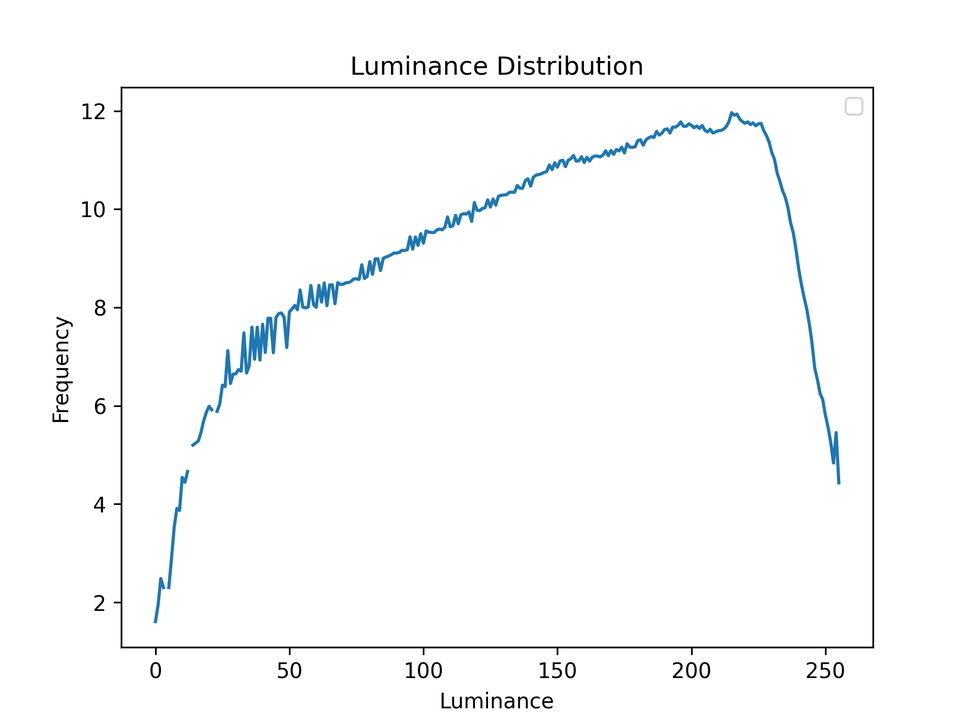
#> input picture sketching/lab_luminance/MF_KuPL_380_0001.png, 970 x 727 px, shrunk from 1920 x 1440 before the run, given in place of MF_KuPL_380_0001.tif, which was not available
$ python sketch.py
#> lines starting #> are read from the running program, lines starting #| are printed output that depends on the picture; pictures that were not available may be replaced by others from this repository, and a replacement may not be noted
# %%

from PIL import Image, ImageFilter
import matplotlib.pyplot as plt
import numpy as np
from scipy.ndimage import median_filter
import pandas as pd
import cv2

image = cv2.imread("/home/service/sda3/alte_karten/data/original/MF_KuPL_380_0001.tif")
#> image is the input picture: shape (727, 970, 3); mean B, G, R 251.2, 250.6, 249.7


hsv = cv2.cvtColor(image, cv2.COLOR_BGR2HSV)
#> hsv: shape (727, 970, 3); mean H, S, V 1.7, 2, 251.2
hues, saturations, values = cv2.split(hsv)
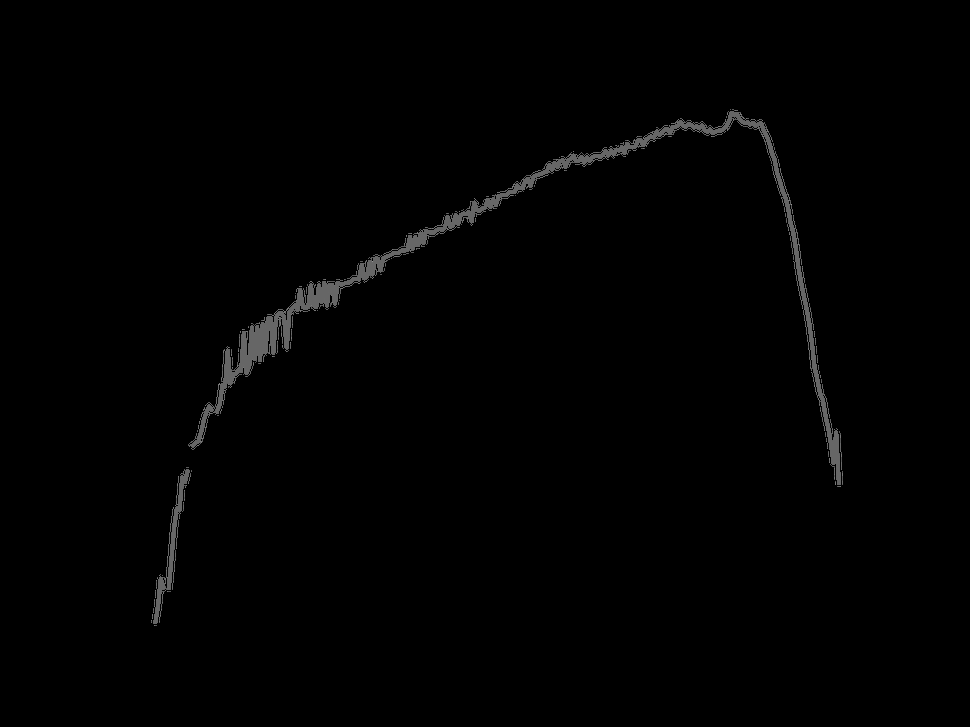
#> hues: shape (727, 970); min 0, max 150, mean 1.7


# make hue distribution
hue_distribution = np.bincount(hues.flatten(), minlength=180)[:180]
#> hue_distribution = 180 values, max 693467 at index 0, min 0 at index 1, mean 3917.7


# Plot the histogram
plt.hist(hues.flatten(), bins=180, color="gray", edgecolor="none")
# plt.plot(hue_distribution, color='tomato')
# plt.ylim(0, 1500000)
plt.xlabel("Hue")
plt.ylabel("Frequency")
# %%
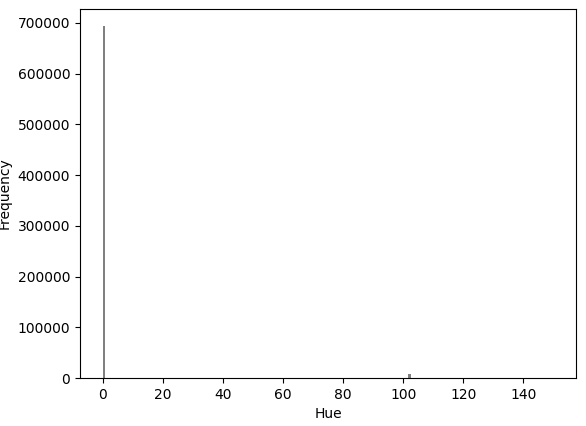
#> figure drawn by matplotlib, 1 panel; tallest bar 693467 high, from x = 5.55e-17 to 0.833

$ run again, with sketching/lab_luminance/28_6404_4_fbg.png copied over sketching/lab_luminance/MF_KuPL_380_0001.png
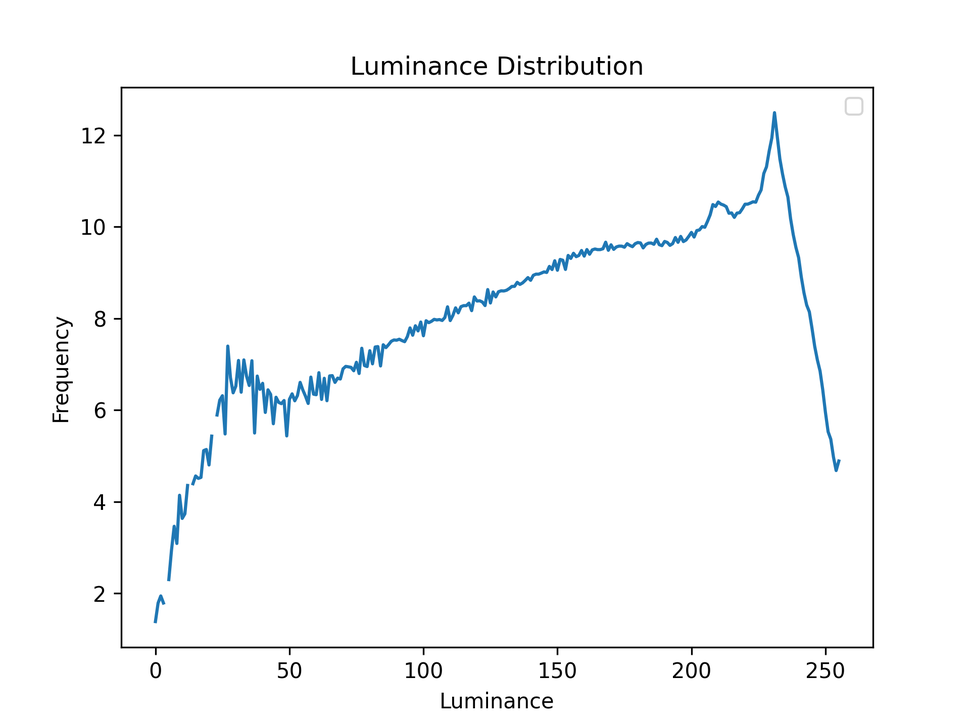
#> input picture sketching/lab_luminance/28_6404_4_fbg.png, 970 x 727 px, shrunk from 1920 x 1440 before the run, given in place of MF_KuPL_380_0001.tif, which was not available
#> image is the input picture: shape (727, 970, 3); mean B, G, R 251.1, 250.5, 249.5
#> hsv: shape (727, 970, 3); mean H, S, V 1.9, 2.2, 251.1
#> `hues, saturations, values = cv2.split(hsv)`:
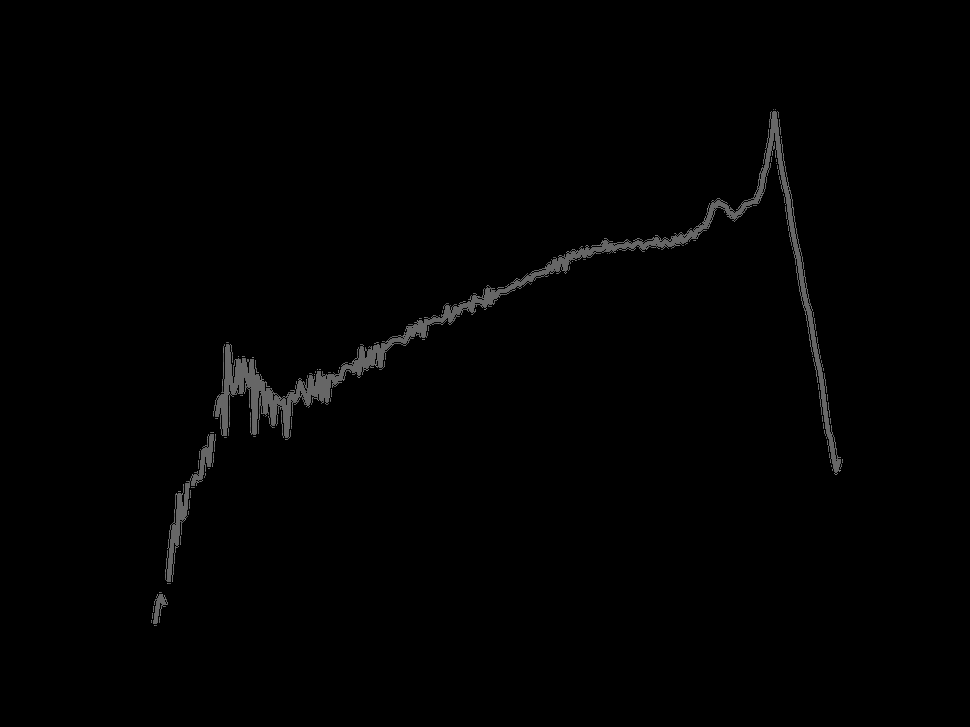
#> hues: shape (727, 970); min 0, max 150, mean 1.9
#> hue_distribution = 180 values, max 692402 at index 0, min 0 at index 1, mean 3917.7

$ run again, with sketching/lab_luminance/28_6506_4_fbg.png copied over sketching/lab_luminance/MF_KuPL_380_0001.png
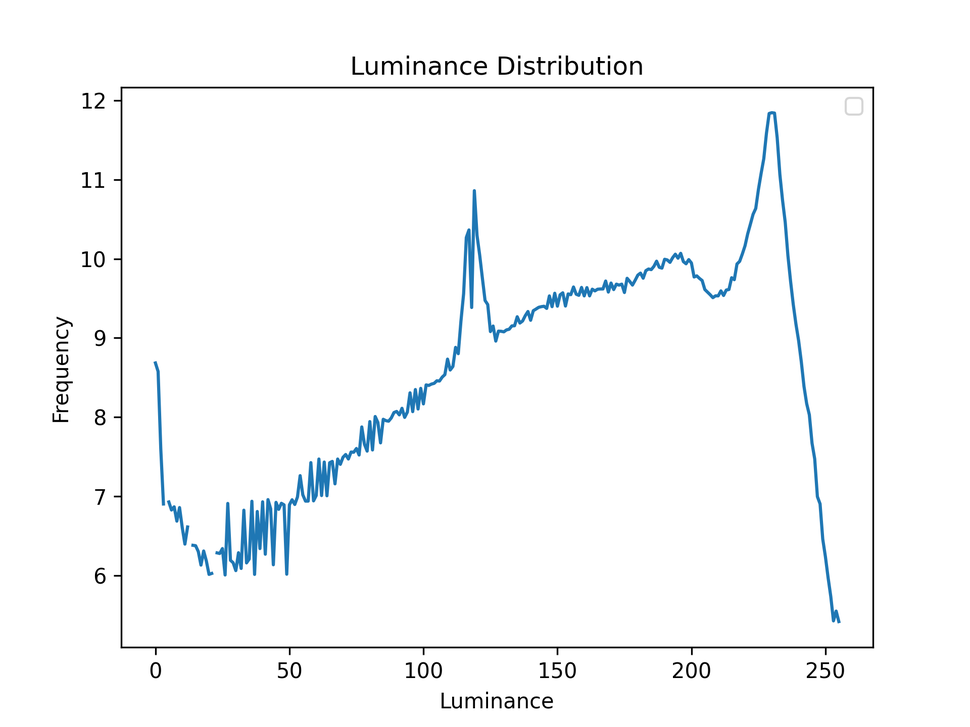
#> input picture sketching/lab_luminance/28_6506_4_fbg.png, 970 x 727 px, shrunk from 1920 x 1440 before the run, given in place of MF_KuPL_380_0001.tif, which was not available
#> image is the input picture: shape (727, 970, 3); mean B, G, R 250.7, 249.7, 248.3
#> hsv: shape (727, 970, 3); mean H, S, V 2.7, 3.2, 250.7
#> `hues, saturations, values = cv2.split(hsv)`:
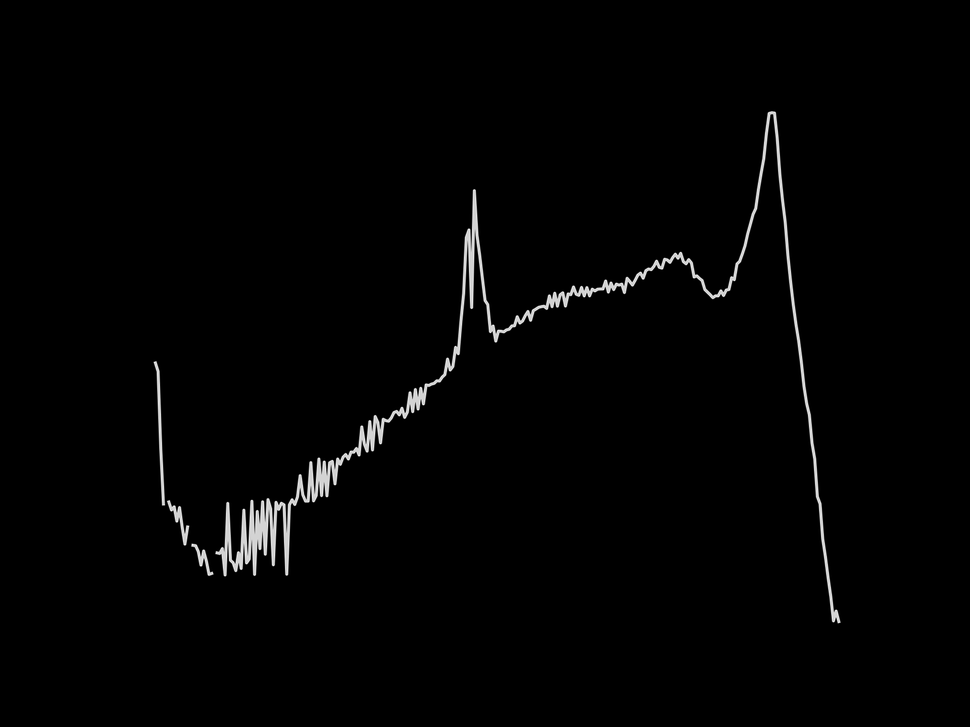
#> saturations: shape (727, 970); min 0, max 254, mean 3.2
#> hue_distribution = 180 values, max 686568 at index 0, min 0 at index 1, mean 3917.7
#> `# %%`:
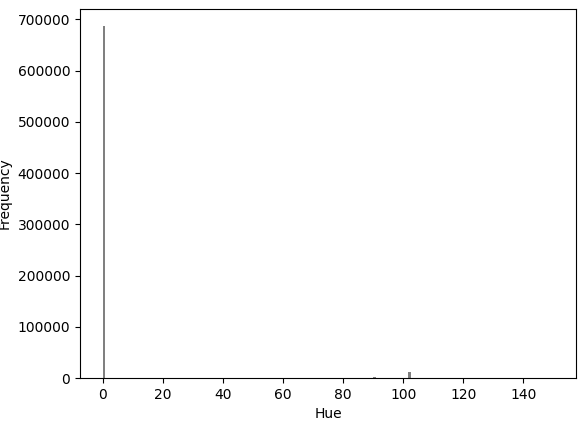
#> figure drawn by matplotlib, 1 panel; tallest bar 686568 high, from x = 5.55e-17 to 0.833

$ run again, with sketching/lab_luminance/28_6605_D.png copied over sketching/lab_luminance/MF_KuPL_380_0001.png
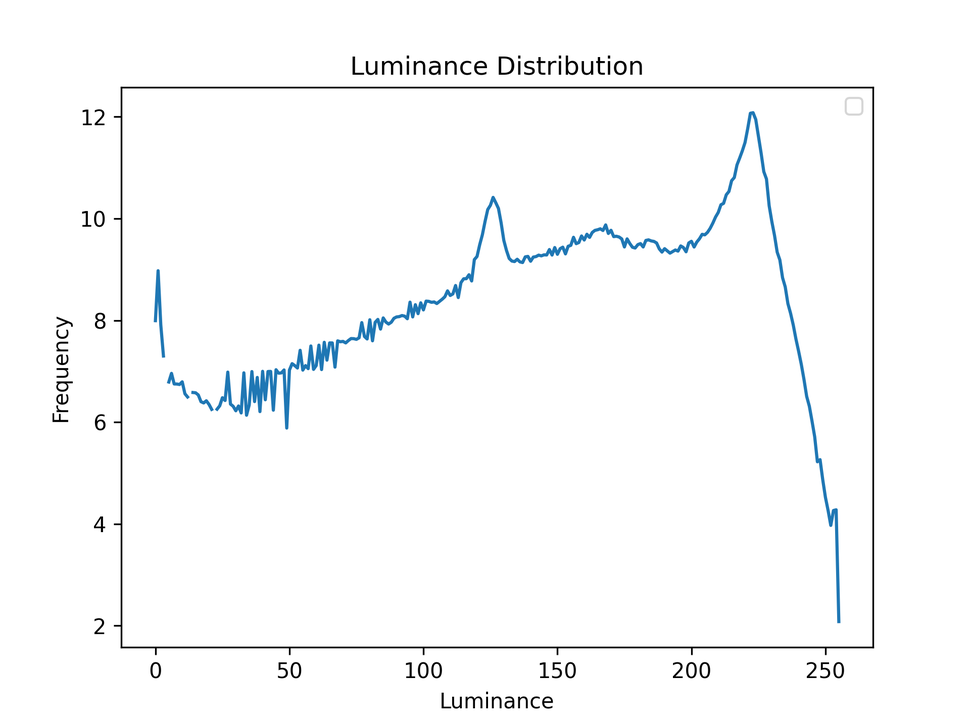
#> input picture sketching/lab_luminance/28_6605_D.png, 970 x 727 px, shrunk from 1920 x 1440 before the run, given in place of MF_KuPL_380_0001.tif, which was not available
#> image is the input picture: shape (727, 970, 3); mean B, G, R 251.1, 250.4, 249.4
#> hsv: shape (727, 970, 3); mean H, S, V 2, 2.3, 251.1
#> `hues, saturations, values = cv2.split(hsv)`:
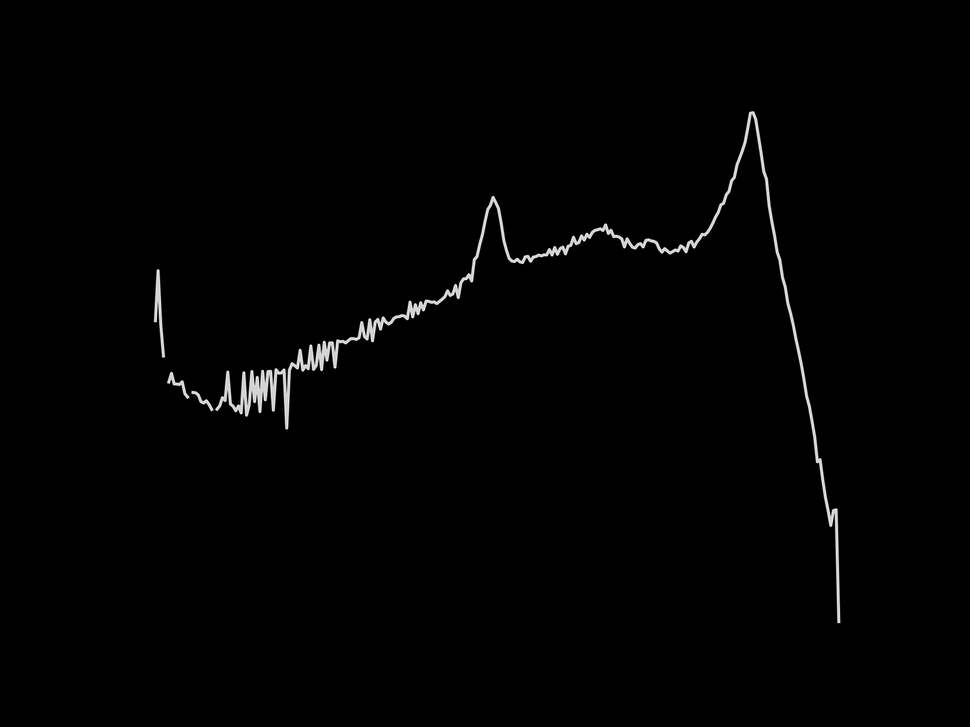
#> saturations: shape (727, 970); min 0, max 254, mean 2.3
#> hue_distribution = 180 values, max 691603 at index 0, min 0 at index 1, mean 3917.7
#> `# %%`:
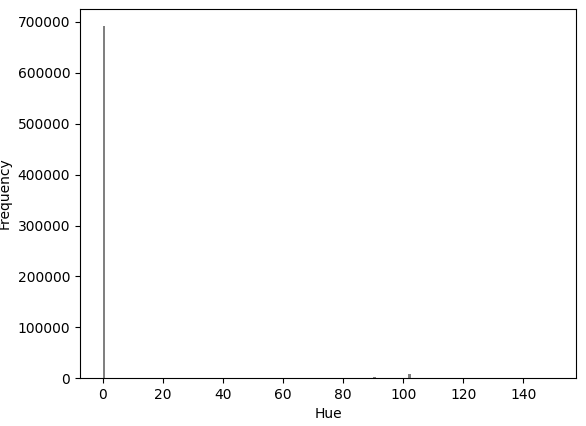
#> figure drawn by matplotlib, 1 panel; tallest bar 691603 high, from x = 5.55e-17 to 0.833
